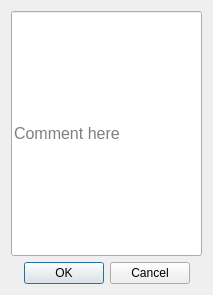
<?xml version="1.0" encoding="UTF-8"?>
<ui version="4.0">
 <class>mbcEdit</class>
 <widget class="QDialog" name="mbcEdit">
  <property name="geometry">
   <rect>
    <x>0</x>
    <y>0</y>
    <width>213</width>
    <height>295</height>
   </rect>
  </property>
  <property name="windowTitle">
   <string>BC Edit</string>
  </property>
  <layout class="QGridLayout" name="gridLayout">
   <item row="1" column="0">
    <widget class="QDialogButtonBox" name="buttonBox">
     <property name="orientation">
      <enum>Qt::Horizontal</enum>
     </property>
     <property name="standardButtons">
      <set>QDialogButtonBox::Cancel|QDialogButtonBox::Ok</set>
     </property>
     <property name="centerButtons">
      <bool>true</bool>
     </property>
    </widget>
   </item>
   <item row="0" column="0">
    <widget class="QLineEdit" name="lineEdit">
     <property name="sizePolicy">
      <sizepolicy hsizetype="Expanding" vsizetype="Preferred">
       <horstretch>0</horstretch>
       <verstretch>0</verstretch>
      </sizepolicy>
     </property>
     <property name="font">
      <font>
       <pointsize>12</pointsize>
      </font>
     </property>
     <property name="text">
      <string/>
     </property>
     <property name="placeholderText">
      <string>Comment here</string>
     </property>
    </widget>
   </item>
  </layout>
 </widget>
 <resources/>
 <connections>
  <connection>
   <sender>buttonBox</sender>
   <signal>accepted()</signal>
   <receiver>mbcEdit</receiver>
   <slot>accept()</slot>
   <hints>
    <hint type="sourcelabel">
     <x>248</x>
     <y>254</y>
    </hint>
    <hint type="destinationlabel">
     <x>157</x>
     <y>274</y>
    </hint>
   </hints>
  </connection>
  <connection>
   <sender>buttonBox</sender>
   <signal>rejected()</signal>
   <receiver>mbcEdit</receiver>
   <slot>reject()</slot>
   <hints>
    <hint type="sourcelabel">
     <x>316</x>
     <y>260</y>
    </hint>
    <hint type="destinationlabel">
     <x>286</x>
     <y>274</y>
    </hint>
   </hints>
  </connection>
 </connections>
</ui>
